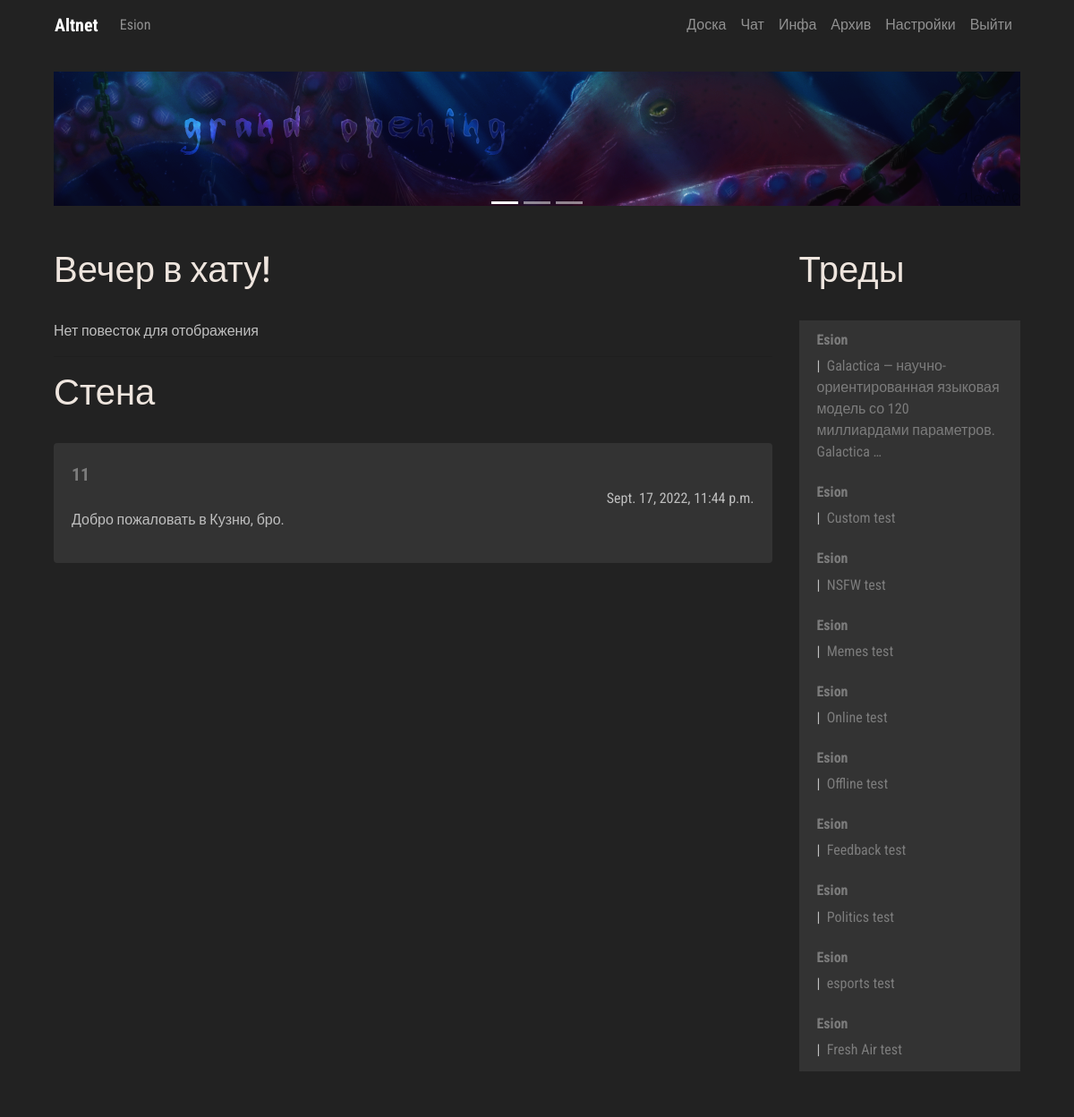
Before: /manager/me/ (signed in) with the older database file.
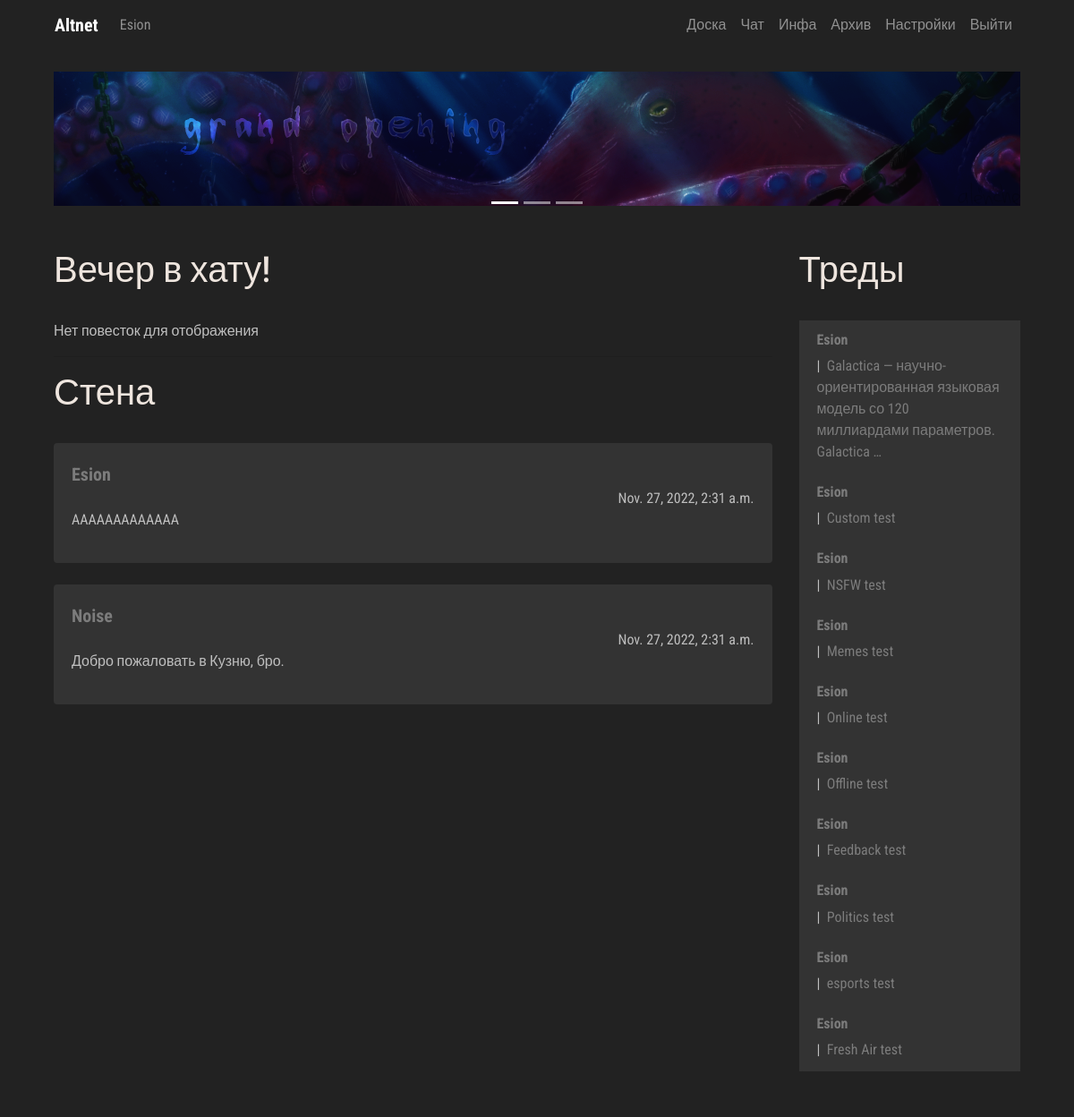
After: the same page with the newer database file.
### manager/models.py (models this page shows, shortened)
class UserPublicPost(models.Model):
    post_author = models.CharField('Message Author', max_length=150, null=False, blank=False)
    post_text = models.CharField('Post text', max_length=250)
    post_date = models.DateTimeField('Post date', auto_now=True)
    language_code = models.IntegerField(null=True, blank=True, default=0)

### board/models.py (models this page shows, shortened)
class Thread(models.Model):
    def was_published_recently(self):
        now = timezone.now()
        return now - datetime.timedelta(days=1) <= self.pub_date <= now
    thread_title = models.CharField('Thread title', max_length=100)
    thread_text = models.TextField('Thread text', max_length=10000)
    pub_date = models.DateTimeField('Date published', auto_now=True)
    CATEGORY_CHOICES = [('Random', 'Random'), ('Broadcast', 'Broadcast'), ('Animation', 'Animation'),
                        ('Artwork', 'Artwork'), ('Cinematics', 'Cinematics'), ('Videogames', 'Videogames'),
                        ('Writing', 'Writing'), ('Fresh Air', 'Fresh Air'), ('Esports', 'Esports'),
                        ('Politics', 'Politics'), ('Feedback', 'Feedback'), ('HiTech', 'HiTech'),
                        ('Offline', 'Offline'), ('Online', 'Online'), ('Memes', 'Memes'),
                        ('NSFW', 'NSFW'), ('Custom', 'Custom')]
    category = models.CharField(max_length=100, choices=CATEGORY_CHOICES)
    thread_author = models.CharField('Thread Author', max_length=150, blank=False, null=False)
    was_published_recently.admin_order_field = 'pub_date'
    was_published_recently.boolean = True
    was_published_recently.short_description = 'Published recently?'
    thread_pic = models.ImageField(upload_to=user_thread_directory_path, blank=True, null=True)
    language_code = models.IntegerField(blank=True, null=True, default=0)
    visible = models.BooleanField(blank=False, null=False, default=True)

### manager/views.py (the view)
# urls.py: path('me/', views.meview, name='me'),
def meview(request):
    if request.user.is_authenticated:
        loc_option = Hikka.objects.get(user=request.user.id).language_code
    else:
        loc_option = 0
    latest_threads = Thread.objects.filter(language_code=loc_option).order_by('-pub_date')[:10]
    latest_posts = UserPublicPost.objects.filter(language_code=loc_option).order_by('-post_date')[:10]
    admin_posts = AdminPublicPost.objects.filter(language_code=loc_option).order_by('-post_date')[:10]
    loc = UI
    headers = Headers
    errors = Errors
    me = Me
    context = {
        'me': me,
        'headers': headers,
        'errors': errors,
        'lang': loc_option,
        'UI': loc,
        'threads': latest_threads,
        'posts': latest_posts,
        'admins': admin_posts
    }
    return render(request, 'me.html', context)

### board/templatetags/loc_extra.py (called while the page is built)
@register.filter
def return_item(l, i):
    try:
        return l[i]
    except:
        return None

@register.filter
def random_message(l, i):
    try:
        return Me.greet(i)
    except:
        return None

### loc/Me.py (called while the page is built)
def greet(language_code):
    if language_code == 0:
        return WELCOME_RANDOM_EN[randint(0, 3)]
    elif language_code == 1:
        return WELCOME_RANDOM_RU[randint(0, 3)]

### manager/templates/me.html (shortened to what this page needs)
{% extends 'hat.html' %}
{% block content %}
{% load loc_extra %}
            <div class="row col-">
               <div class=" col-lg-9 col- content">
                  <br>
                  <div class="trds">
                     <main class="contentd" role="main">
                        <header>
                           <h1 data-text="{{ me.greet|random_message:lang }}">{{ me.greet|random_message:lang }}
                           </h1>
                        </header>
                     </main>
                  </div>
                  <br>
                  {% if admins %}
                  {% for admin in admins %}
                  <div class="card">
                     <div class="card-body">
                        <h4 class="card-title">
                           <p class="article"> {{ admin.post_title }} </p>
                        </h4>
                        {{ admin.post_text|linebreaks }}
                        <div class="d-flex flex-row-reverse">{{ admin.post_date }}</div>
                     </div>
                  </div>
                  <br />
                  {% endfor %}
                  {% else %}
                  {{ errors.NO_AGENDA_POSTS|return_item:lang }}
                  {% endif %}
                  <br>
                  <hr>
                  <div class="trds">
                     <main class="contentd" role="main">
                        <header>
                           <h1 data-text="{{ headers.PUBLIC_MESSAGES|return_item:lang }}">{{ headers.PUBLIC_MESSAGES|return_item:lang }}
                           </h1>
                        </header>
                     </main>
                  </div>
                  <br>
                  {% if posts %}
                  {% for post in posts %}
                  <div class="card">
                     <div class="card-body">
                              <a class="article" href="{% url 'Board:guest' post.post_author%}"> {{ post.post_author }}</a>
                        <div class="d-flex flex-row-reverse">{{ post.post_date }}</div>
                        {{ post.post_text|linebreaks }}
                     </div>
                  </div>
                  <br />
                  {% endfor %}
                  {% else %}
                  {{ errors.NO_PUBLIC_MESSAGES|return_item:lang }}
                  {% endif %}
               </div>
               <div class=" col-lg-3 col- left-sidebar">
                  <br>
                  <div class="trds">
                     <main class="contentd" role="main">
                        <header>
                           <h1 data-text="{{ headers.THREADS|return_item:lang }}">{{ headers.THREADS|return_item:lang }}
                           </h1>
                        </header>
                     </main>
                  </div>
                  <br>
                  {% if threads %}
                  <ul class="list-group">
                     {% for thread in threads %}
                     <li class="list-group-item">
                        <h6> <a class="userlk" href="{% url 'Board:guest' thread.thread_author %}">
                        {{ thread.thread_author }}</a> </h6>
                        |&nbsp;<a href="{% url 'Board:thread' thread.id %}"> {{ thread.thread_text|truncatewords:10 }}  </a>
                     </li>
                     {% endfor %}
                  </ul>
                  {% else %}
                  {{ errors.NO_THREADS|return_item:lang }}
                  {% endif %}
                  <br>
               </div>
            </div>
{% endblock %}

### board/templates/hat.html (shortened to what this page needs)
<!DOCTYPE html>
{% load loc_extra %}
<html lang="en"><head>
	<link rel="stylesheet" href="https://stackpath.bootstrapcdn.com/bootstrap/4.3.1/css/bootstrap.min.css">
     {% load static %}
    <link rel="stylesheet" href=" {% static 'css/master.css' %} " type="text/css">
  </head>
  <body>
<div class="container">
   <nav class="navbar navbar-expand-lg navbar-dark" style="background-color: #222222;">
  <div class="collapse navbar-collapse" id="navbarTogglerDemo01">
    <a class="navbar-brand" href="{% url 'Manager:me' %}"><b>Altnet</b></a>
    <ul class="navbar-nav mr-auto mt-2 mt-lg-0">
    {% if user.is_authenticated %}
         <li class="nav-item">
           <a class="nav-link" href="{% url 'Board:user' %}">{{ user.username }}</a>
      </li>
        {% else %}
        <li class="nav-item">
        <a class="nav-link" href="{% url 'Manager:login' %}">{{ UI.LOG_IN|return_item:lang }}</a>
      </li>
        {% endif %}
    </ul>
     <ul class="navbar-nav  mt-2 mt-lg-0">
      <li class="nav-item">
        <a class="nav-link" href="{% url 'Board:board' %}">{{ UI.BOARD|return_item:lang }}</a>
      </li>
      <li class="nav-item">
        <a class="nav-link" href="{% url 'Chat:chat' %}">{{ UI.CHAT|return_item:lang }}</a>
      </li>
      <li class="nav-item">
        <a class="nav-link" href="{% url 'Paper:info' %}">{{ UI.INFO|return_item:lang }}</a>
      </li>
      <li class="nav-item">
        <a class="nav-link" href="{% url 'Archive:index' %}">{{ UI.ARCHIVE|return_item:lang }}</a>
      </li>
      <li class="nav-item">
        <a class="nav-link" href="#">{{ UI.SETTINGS|return_item:lang }}</a>
      </li>
      <li class="nav-item">
        <a class="nav-link" href="{% url 'Manager:logout' %}">{{ UI.LOG_OUT|return_item:lang }}</a>
      </li>
    </ul>
  </div>
</nav>
<div class="col-lg-12 head-block"><br>
<div id="carouselExampleControls" class="carousel slide" data-ride="carousel">
     <ol class="carousel-indicators">
    <li data-target="#carouselExampleControls" data-slide-to="0" class="active"></li>
    <li data-target="#carouselExampleControls" data-slide-to="1"></li>
    <li data-target="#carouselExampleControls" data-slide-to="2"></li>
  </ol>
  <div class="carousel-inner">
    <div class="carousel-item active">
      <img class="d-block w-100" src="{% static 'imgs/go.png' %}" alt="Second slide" height="150px">
    </div>
  </div>
<br>
</div>
{% block content %} {% endblock %}
<br>
    </div>
</div>
</body>
</html>

### static/css/master.css (style rules this page uses)
.head-block,.top-menu,.top-material,.left-sidebar,.content { background:#222222; margin-bottom:5px; }
.head-block { height:40px; }
.content { border: none; }
.head-block { height:150px; background:right center no-repeat; }
.card { background: #333333; border: none; }
.list-group, .list-group-item { background: #333333; border: none; }
.userlk { font-weight: bold; }
.article { font-weight: bold; font-size: 20px; }
body { font-family: 'Roboto Condensed', sans-serif; font-size: initial; }
a { color: #7c7c7c; font-size: initial; }
body { background: #222; color: #bfbfbf; }
.contentd header h1 { position:relative;color:#eee5de }
.contentd header h1:after, .contentd header h1:before { position:absolute;top:0;overflow:hidden;clip:rect(0,100vw,0,0);content:attr(data-text);background: #a9a9a9 }
.contentd header h1:before { left:-1vmin;animation:noise 7s infinite steps(3,end) alternate-reverse;color:#71fcff;text-shadow:.4vmin 0 #00f,-.2vmin 1vmin red }
.contentd header h1:after { left:1vmin;animation:noise-alt 5s infinite steps(3,end) alternate-reverse;color:#ff9eed;text-shadow:-2vmin 0 #ff0,.1vmin -1vmin #00f }
.trds { background: #none; }

Changed rows visible on the page:
added UserPublicPost: post_author "Esion", post_date "Nov. 27, 2022, 2:31 a.m.", post_text "AAAAAAAAAAAAA"
changed UserPublicPost "Добро пожаловать в Кузню, бро.": post_author "11" → "Noise"; post_date "Sept. 17, 2022, 11:44 p.m." → "Nov. 27, 2022, 2:31 a.m."
